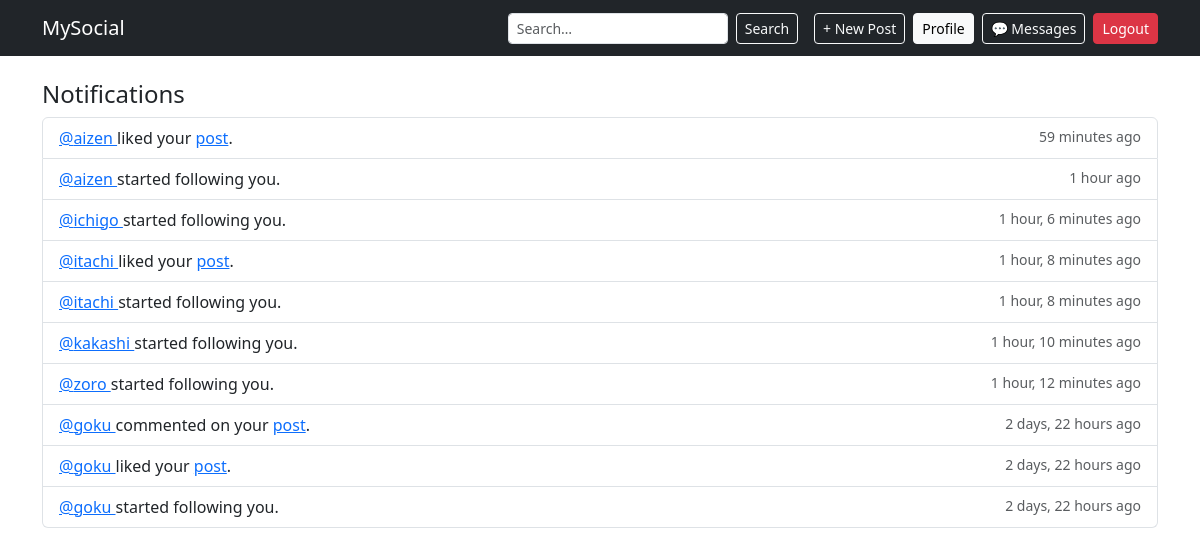
The page /notifications/ (signed in) on the database its author committed.
### notifications/models.py (models this page shows)
class Notification(models.Model):
    NOTIF_TYPES = [('follow','Follow'),('like','Like'),('comment','Comment')]
    to_user     = models.ForeignKey(settings.AUTH_USER_MODEL, related_name='notifications', on_delete=models.CASCADE)
    from_user   = models.ForeignKey(settings.AUTH_USER_MODEL, null=True, on_delete=models.SET_NULL)
    notif_type  = models.CharField(max_length=10, choices=NOTIF_TYPES)
    post        = models.ForeignKey('posts.Post', null=True, on_delete=models.CASCADE)
    created_at  = models.DateTimeField(auto_now_add=True)
    read        = models.BooleanField(default=False)
    class Meta:
        ordering = ['-created_at']

### accounts/models.py (models this page shows, shortened)
class CustomUser(AbstractUser):
    bio = models.TextField(blank=True, null=True)
    avatar = models.ImageField(upload_to=avatar_upload_path, default='avatars/default.png')
    github = models.URLField(blank=True, null=True)
    linkedin = models.URLField(blank=True, null=True)
    notify_on_follow  = models.BooleanField(default=True)
    notify_on_like    = models.BooleanField(default=True)
    notify_on_comment = models.BooleanField(default=True)

### notifications/views.py (the view)
# urls.py: path('notifications/', notif_list, name='notifications'),
@login_required
def notif_list(request):
    unread_qs = request.user.notifications.filter(read=False)
    notifs = list(unread_qs)
    unread_qs.update(read=True)
    return render(request, 'notifications/list.html', {'notifications': notifs})

### templates/notifications/list.html
{% extends 'base.html' %}
{% block content %}
<div class="container mt-4">
  <h4>Notifications</h4>
  <ul class="list-group">
    {% for n in notifications %}
      <li class="list-group-item">
        {% if n.notif_type == "follow" %}
          <a href="{% url 'profile' username=n.from_user.username %}">
            @{{ n.from_user.username }}
          </a> started following you.
        {% elif n.notif_type == "like" %}
          <a href="{% url 'profile' username=n.from_user.username %}">
            @{{ n.from_user.username }}
          </a> liked your
          <a href="{% url 'feed' %}}#post-{{ n.post.id }}">post</a>.
        {% elif n.notif_type == "comment" %}
          <a href="{% url 'profile' username=n.from_user.username %}">
            @{{ n.from_user.username }}
          </a> commented on your
          <a href="{% url 'feed' %}}#post-{{ n.post.id }}">post</a>.
        {% endif %}
        <small class="text-muted float-end">{{ n.created_at|timesince }} ago</small>
      </li>
    {% empty %}
      <li class="list-group-item text-muted">No new notifications.</li>
    {% endfor %}
  </ul>
</div>
{% endblock %}

### rows shown on the page
Notification: from_user.username "aizen", created_at "59 minutes"
Notification: from_user.username "aizen", created_at "1 hour"
Notification: from_user.username "ichigo", created_at "1 hour, 6 minutes"
Notification: from_user.username "itachi", created_at "1 hour, 8 minutes"
Notification: from_user.username "itachi", created_at "1 hour, 8 minutes"
Notification: from_user.username "kakashi", created_at "1 hour, 10 minutes"
Notification: from_user.username "zoro", created_at "1 hour, 12 minutes"
Notification: from_user.username "goku", created_at "2 days, 22 hours"
Notification: from_user.username "goku", created_at "2 days, 22 hours"
Notification: from_user.username "goku", created_at "2 days, 22 hours"
